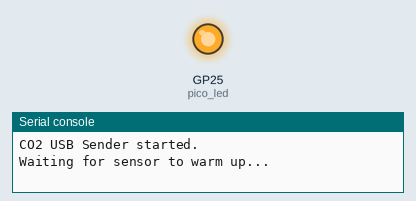
Recording of a program running on a simulated Raspberry Pi Pico running MicroPython. On the bench: output pins drawn as LEDs (lit = HIGH), the last lines printed to the serial console.

Above: at 8.5 s.
At 16.0 s:
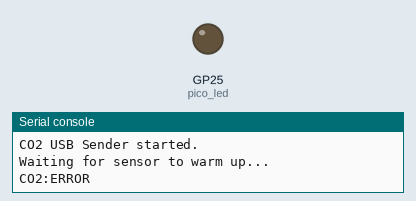
Timing chart, 0 to 26.5 s (numbered marks = the images above):
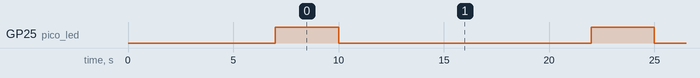

The program:

co2_usb_sender.py
```python
from machine import UART, Pin
import utime

# Initialize UART for CO2 sensor (using the same pins as air_quality_control.py)
uart = UART(1, baudrate=9600, tx=4, rx=5)
uart.init(9600, bits=8, parity=None, stop=1)

# Status LED
pico_led = Pin("LED", Pin.OUT)

def read_co2_value():
    # Send command to read CO2
    uart.write(b"\xFE\x44\x00\x08\x02\x9F\x25")

    # Wait for sensor to respond
    utime.sleep_ms(3000)

    # Read 7 bytes of data
    data = uart.read(7)

    if data is not None and len(data) >= 5:
        byte_3 = data[3]
        byte_4 = data[4]
        value = (byte_3 * 256) + byte_4
        return value
    else:
        return -1

def main():
    print("CO2 USB Sender started.")
    print("Waiting for sensor to warm up...")
    utime.sleep(7)

    while True:
        pico_led.on()
        co2_val = read_co2_value()
        pico_led.off()

        if co2_val != -1:
            # Output in a structured format so Pi 5 can parse it easily
            print(f"CO2:{co2_val}")
        else:
            print("CO2:ERROR")

        utime.sleep(12) # 2 seconds between readings, +3s reading time = ~15s total loop

if __name__ == '__main__':
    try:
        main()
    except KeyboardInterrupt:
        print("Program stopped.")
```

Measured:
- by itself, GP25 (pico_led): alternates HIGH for 3.0 s and LOW for 12.0 s
